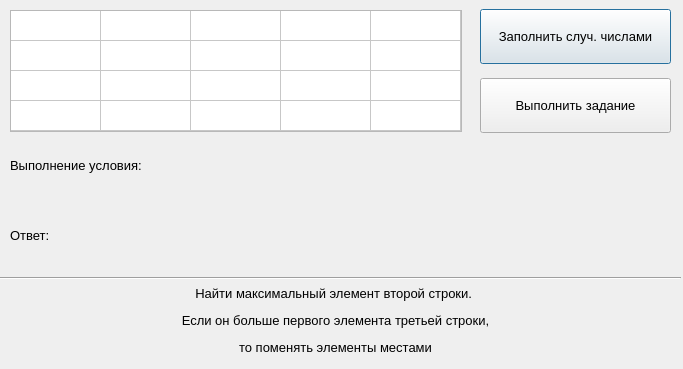
<?xml version="1.0" encoding="UTF-8"?>
<ui version="4.0">
 <class>Dialog</class>
 <widget class="QDialog" name="Dialog">
  <property name="geometry">
   <rect>
    <x>0</x>
    <y>0</y>
    <width>683</width>
    <height>369</height>
   </rect>
  </property>
  <property name="minimumSize">
   <size>
    <width>683</width>
    <height>350</height>
   </size>
  </property>
  <property name="maximumSize">
   <size>
    <width>683</width>
    <height>369</height>
   </size>
  </property>
  <property name="windowTitle">
   <string>Dialog</string>
  </property>
  <widget class="QTableWidget" name="tableWidget">
   <property name="enabled">
    <bool>true</bool>
   </property>
   <property name="geometry">
    <rect>
     <x>10</x>
     <y>10</y>
     <width>452</width>
     <height>122</height>
    </rect>
   </property>
   <property name="minimumSize">
    <size>
     <width>441</width>
     <height>0</height>
    </size>
   </property>
   <property name="maximumSize">
    <size>
     <width>455</width>
     <height>220</height>
    </size>
   </property>
   <property name="font">
    <font>
     <pointsize>10</pointsize>
    </font>
   </property>
   <property name="rowCount">
    <number>4</number>
   </property>
   <attribute name="horizontalHeaderVisible">
    <bool>false</bool>
   </attribute>
   <attribute name="horizontalHeaderCascadingSectionResizes">
    <bool>false</bool>
   </attribute>
   <attribute name="horizontalHeaderMinimumSectionSize">
    <number>55</number>
   </attribute>
   <attribute name="horizontalHeaderDefaultSectionSize">
    <number>90</number>
   </attribute>
   <attribute name="verticalHeaderVisible">
    <bool>false</bool>
   </attribute>
   <attribute name="verticalHeaderHighlightSections">
    <bool>false</bool>
   </attribute>
   <row>
    <property name="text">
     <string/>
    </property>
   </row>
   <row>
    <property name="text">
     <string/>
    </property>
   </row>
   <row>
    <property name="text">
     <string/>
    </property>
   </row>
   <row>
    <property name="text">
     <string/>
    </property>
   </row>
   <column>
    <property name="text">
     <string>C1</string>
    </property>
   </column>
   <column>
    <property name="text">
     <string>C2</string>
    </property>
   </column>
   <column>
    <property name="text">
     <string>C3</string>
    </property>
   </column>
   <column>
    <property name="text">
     <string>C4</string>
    </property>
   </column>
   <column>
    <property name="text">
     <string>C5</string>
    </property>
   </column>
  </widget>
  <widget class="QPushButton" name="btn_random_number">
   <property name="geometry">
    <rect>
     <x>480</x>
     <y>9</y>
     <width>191</width>
     <height>55</height>
    </rect>
   </property>
   <property name="font">
    <font>
     <family>Segoe UI</family>
     <pointsize>10</pointsize>
    </font>
   </property>
   <property name="text">
    <string>Заполнить случ. числами</string>
   </property>
  </widget>
  <widget class="QPushButton" name="btn_solve">
   <property name="geometry">
    <rect>
     <x>480</x>
     <y>78</y>
     <width>191</width>
     <height>55</height>
    </rect>
   </property>
   <property name="font">
    <font>
     <family>Segoe UI</family>
     <pointsize>10</pointsize>
    </font>
   </property>
   <property name="text">
    <string>Выполнить задание</string>
   </property>
  </widget>
  <widget class="QLabel" name="label_max">
   <property name="geometry">
    <rect>
     <x>10</x>
     <y>140</y>
     <width>491</width>
     <height>51</height>
    </rect>
   </property>
   <property name="font">
    <font>
     <family>Segoe UI</family>
     <pointsize>10</pointsize>
    </font>
   </property>
   <property name="text">
    <string>&lt;html&gt;&lt;head/&gt;&lt;body&gt;&lt;p&gt;Выполнение условия:&lt;/p&gt;&lt;/body&gt;&lt;/html&gt;</string>
   </property>
  </widget>
  <widget class="QLabel" name="label_answer">
   <property name="geometry">
    <rect>
     <x>10</x>
     <y>200</y>
     <width>551</width>
     <height>71</height>
    </rect>
   </property>
   <property name="font">
    <font>
     <family>Segoe UI</family>
     <pointsize>10</pointsize>
    </font>
   </property>
   <property name="text">
    <string>&lt;html&gt;&lt;head/&gt;&lt;body&gt;&lt;p&gt;Ответ:&lt;/p&gt;&lt;/body&gt;&lt;/html&gt;</string>
   </property>
  </widget>
  <widget class="QLabel" name="label_task_1">
   <property name="geometry">
    <rect>
     <x>20</x>
     <y>280</y>
     <width>631</width>
     <height>81</height>
    </rect>
   </property>
   <property name="font">
    <font>
     <family>Segoe UI</family>
     <pointsize>10</pointsize>
    </font>
   </property>
   <property name="text">
    <string>&lt;html&gt;&lt;head/&gt;&lt;body&gt;&lt;p align=&quot;center&quot;&gt;Найти максимальный элемент второй строки. &lt;/p&gt;&lt;p align=&quot;center&quot;&gt;Если он больше первого элемента третьей строки,&lt;/p&gt;&lt;p align=&quot;center&quot;&gt;то поменять элементы местами&lt;/p&gt;&lt;/body&gt;&lt;/html&gt;</string>
   </property>
  </widget>
  <widget class="QLabel" name="label_error">
   <property name="geometry">
    <rect>
     <x>350</x>
     <y>144</y>
     <width>321</width>
     <height>31</height>
    </rect>
   </property>
   <property name="font">
    <font>
     <family>Segoe UI</family>
     <pointsize>13</pointsize>
     <weight>50</weight>
     <bold>false</bold>
    </font>
   </property>
   <property name="styleSheet">
    <string notr="true">color: rgb(170, 0, 0);</string>
   </property>
   <property name="text">
    <string/>
   </property>
  </widget>
  <widget class="Line" name="line">
   <property name="geometry">
    <rect>
     <x>0</x>
     <y>270</y>
     <width>681</width>
     <height>16</height>
    </rect>
   </property>
   <property name="orientation">
    <enum>Qt::Horizontal</enum>
   </property>
  </widget>
 </widget>
 <resources/>
 <connections/>
</ui>
